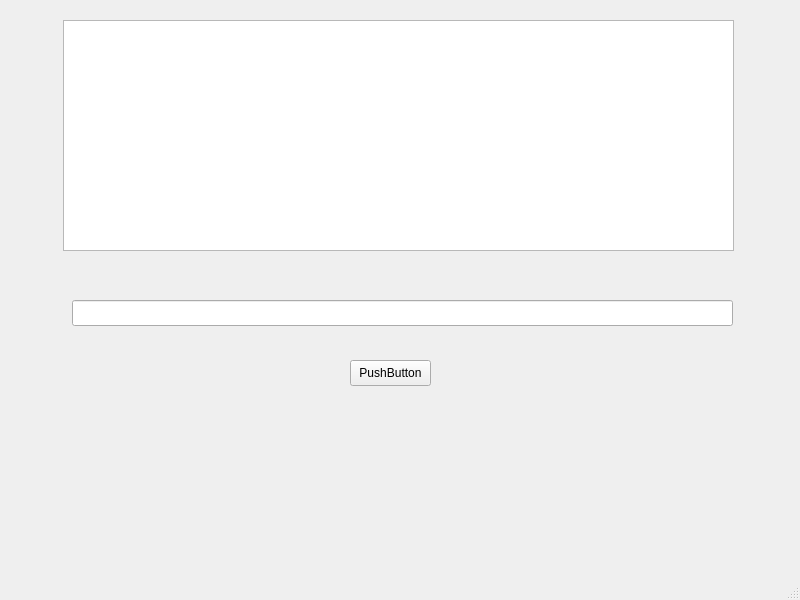
<?xml version="1.0" encoding="UTF-8"?>
<ui version="4.0">
 <class>MainWindow</class>
 <widget class="QMainWindow" name="MainWindow">
  <property name="geometry">
   <rect>
    <x>0</x>
    <y>0</y>
    <width>800</width>
    <height>600</height>
   </rect>
  </property>
  <property name="windowTitle">
   <string>MainWindow</string>
  </property>
  <widget class="QWidget" name="centralwidget">
   <widget class="QTextEdit" name="chat">
    <property name="geometry">
     <rect>
      <x>63</x>
      <y>20</y>
      <width>671</width>
      <height>231</height>
     </rect>
    </property>
   </widget>
   <widget class="QLineEdit" name="message">
    <property name="geometry">
     <rect>
      <x>72</x>
      <y>300</y>
      <width>661</width>
      <height>26</height>
     </rect>
    </property>
   </widget>
   <widget class="QPushButton" name="enviar">
    <property name="geometry">
     <rect>
      <x>350</x>
      <y>360</y>
      <width>81</width>
      <height>26</height>
     </rect>
    </property>
    <property name="text">
     <string>PushButton</string>
    </property>
   </widget>
  </widget>
  <widget class="QMenuBar" name="menubar">
   <property name="geometry">
    <rect>
     <x>0</x>
     <y>0</y>
     <width>800</width>
     <height>33</height>
    </rect>
   </property>
  </widget>
  <widget class="QStatusBar" name="statusbar"/>
 </widget>
 <resources/>
 <connections/>
</ui>
